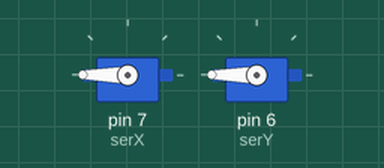
The sketch below on a simulated Arduino Uno, built with avr-gcc and run on an emulated ATmega328P. On the bench: 2 × servo.

Above: at 0.05 s.
Timing chart, 0 to 4.6 s (numbered marks = the images above):
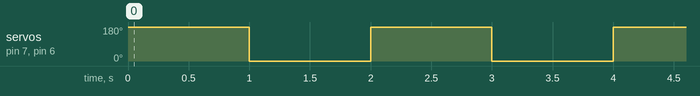

The sketch:

servo.ino
```cpp
#include<Servo.h>

Servo serX;
Servo serY;
void setup() {

  serX.attach(7);
  serY.attach(6);
}

void loop() {
  serX.write(180);
  serY.write(180);
  delay(1000);
  serX.write(0);
  serY.write(0);
  delay(1000);


}
```

Measured:
- by itself, servo on pin 7 (serX), servo on pin 6 (serY): alternates 180° for 1.0 s and 0° for 1.0 s
